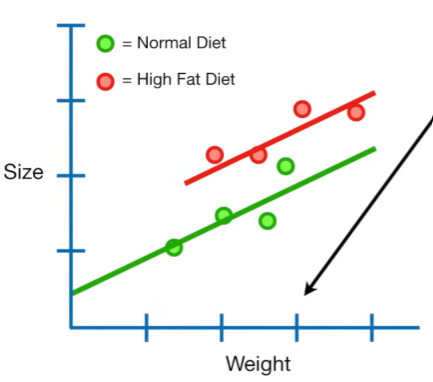
#> input picture Machine Learning/Linear Models/Regularized regression/Ridge Regression/images/sampel.png, 433 x 382 px
$ jupyter execute --allow-errors 'ridge regression.ipynb'
#> lines starting #> are read from the running program, lines starting #| are printed output that depends on the picture
1. [Ridge Regression](#ridge-regression)

#### Ridge Regression:
- it is a technique part of regularization used to prevent overfitting
- it's called L2 norm
- uses the sum of squares of the magnitude of the coefficient
- penalizes the coefficient of the linear model to a very smaller value at most but never the value is brought down to 0

- the ridge regression is very similar to the linear regression and effective when we have overfitting in linear regression algorithm
- in linear regession, we try to minimize the residual sum of squared
    - Decrease RSS
- whereas in ridge regression, we try to minimize the residual sum of squares + λ*slope^2
    - Decrease RSS + (λ*(slope^2))
        - λ => regularization parameter
            - λ ranges from 0 to +infinity
            - if λ value is large, then we might face high bias issues
- the role of lambda is to make the slope of the linear regression line less steeper than the OLS
    - as the λ value increase from 0 to + infinity the slope of the line will become even more less steeper
    - in other words, the λ value decreases the influence of independent feature on the output values

- when the line is steep, then the slope of the line is higher

[cell 1]
from PIL import Image
from IPython.display import display

#> (the rest of this cell did not finish here and is left out)

- when the line is not steep, then the slope of the line is lower

[cell 2]
from PIL import Image
from IPython.display import display

#> (the rest of this cell did not finish here and is left out)

- to choose the best value for λ, we perform cross validation

- when we have categorical feature trying to predict the continuous output values example shown below
- the size prediction formula based on the line equation is
    - Size = 1.5 + 0.7 * High Fat Diet
        - normal diet = 1.5 (intercept), considered as reference category
        - diet difference between High Fat vs Normal = 0.7 (slope)

[cell 3]
from PIL import Image
from IPython.display import display

#> (the rest of this cell did not finish here and is left out)

- the above slope and intercept for discrete variables w.r.t size output variable is calculated by taking the average values and then calculating the residuals
    - difference betweem average and the observed value
    - but while performing the same in ridge regression, we add the penalty factor
        - sum of squared residuals + λ * diet difference

[cell 4]
from PIL import Image
from IPython.display import display

#> (the rest of this cell did not finish here and is left out)

- again like the continuous input, as we increase the λ value for discrete feature the diet difference shrinks

[cell 5]
from PIL import Image
from IPython.display import display

#> (the rest of this cell did not finish here and is left out)

- the ridge regression also applied to logistic regression
    - sum of likelihoods + λ * slope^2

- consider, we have a more fancy model with continuous and discrete variables as independent feature with continuous output values
- when we have two independent variables the model best fit line will be as shown below
    - size = y (intercept) + slope * weight (continuous variable) + diet difference * High Fat Diet (discrete variable)

[cell 6]
from PIL import Image
from IPython.display import display

img = Image.open('images/sampel.png')
#> img is the input picture: PIL image 433x382 RGBA; mean R, G, B, A 243.6, 245.2, 243.4, 255
new_image = img.resize((370, 350))
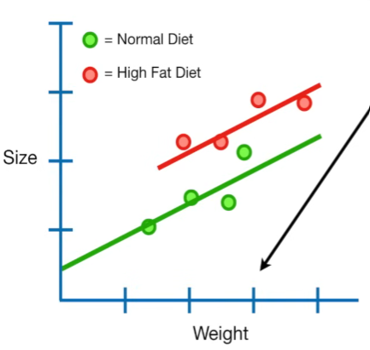
#> new_image: PIL image 370x350 RGBA; mean R, G, B, A 243.6, 245.1, 243.4, 255
display(new_image)

- now, we see the ridge penalty for the above model
    - RSS + λ * ((diet difference)^2 + weight^2)
- one of the best advantage of ridge regression
    - we could use fewer data points i.e. 500 to solve parameters(coefficients) more than 500 or even 10000
- below is the image representation of gradient descent curve for different values of λ

[cell 7]
from PIL import Image
from IPython.display import display

img = Image.open('images/visual.png')
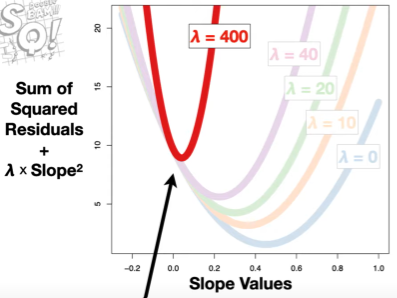
#> input picture Machine Learning/Linear Models/Regularized regression/Ridge Regression/images/visual.png, 397 x 298 px
#> img is the input picture: PIL image 397x298 RGBA; mean R, G, B, A 243.4, 239.1, 238.9, 255
new_image = img.resize((450, 350))
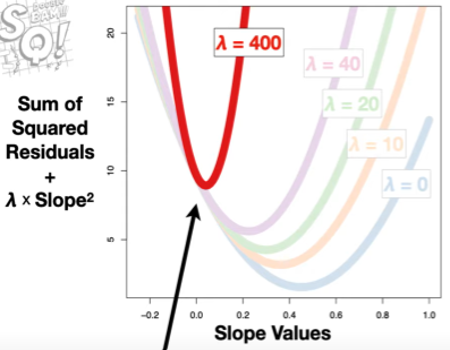
#> new_image: PIL image 450x350 RGBA; mean R, G, B, A 243.4, 239.1, 238.8, 255
display(new_image)
